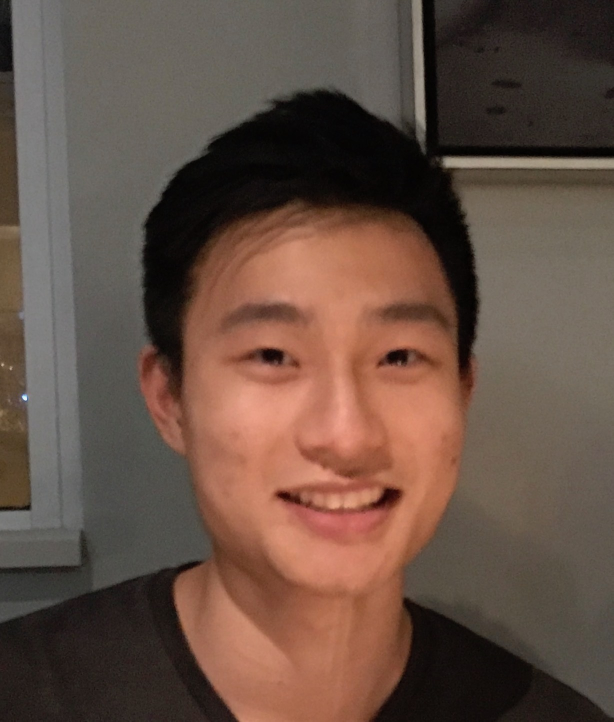
#> input picture images/face.jpg, 1227 x 1443 px (shown at 1/2 size)
$ python -i eyetrack.py   (imports and definitions only)
#> lines starting #> are read from the running program, lines starting #| are printed output that depends on the picture
#!/usr/bin/env python
# -*- coding: utf-8 -*-

import numpy as np
import cv2

def detect_pupils(im):
    ''' The input im is a grayscale image array. '''
    cascade_path = '/Users/Kepler/anaconda/pkgs/opencv3-3.1.0-py27_0/share/OpenCV/haarcascades/'

    face_cascade = cv2.CascadeClassifier(cascade_path + 'haarcascade_frontalface_default.xml')
    eye_cascade = cv2.CascadeClassifier(cascade_path + 'haarcascade_eye.xml')

    im_result = np.copy(im)
    # faces = face_cascade.detectMultiScale(im_gray, 1.3, 5)

    # Detect faces in the image
    faces = face_cascade.detectMultiScale(
        im,
        scaleFactor=1.2,
        minNeighbors=5,
        #     maxSize(500, 500),
        minSize=(30, 30)
    )

    # the detectMultiScale function returns the (x, y, w, h) were x, y is the top left corner of the detected rectangle
    for (x, y, w, h) in faces:
        roi_gray = im[y:y + h, x:x + w]
        roi_color = im_result[y:y + h, x:x + w]
        eyes = eye_cascade.detectMultiScale(
            roi_gray,
            minNeighbors=5,
            minSize=(0, 0)
        )

    if eyes.shape[0] != 2:
        print('more than 2 eyes detected')
        eyes = eliminate_fp(eyes)

    print(eyes.shape)

    pupil_coords = []

    for eye in eyes:
        x, y = faces[0, 0:2] + eye[0:2]
        w, h = eye[2:]

        left_eye = im[y:y + h, x:x + w]

        hist, bins = np.histogram(left_eye.flatten(), 256, [0, 256])

        cdf = hist.cumsum()
        # cdf_normalized = cdf * hist.max() / cdf.max()
        cdf_normalized = cdf / cdf.max()

        # cdf_normalized = cdf_normalized / float(cdf_normalized.max())

        working_eye = np.copy(left_eye)

        for i in range(0, working_eye.shape[0]):
            for j in range(0, working_eye.shape[1]):
                intensity = working_eye[i, j]
                cdf_value = cdf_normalized[intensity]
                if cdf_value < 0.05:
                    working_eye[i, j] = 255
                else:
                    working_eye[i, j] = 0

        result_eye = np.copy(working_eye)
        min_filter(result_eye, 2)

        # Obtaining the Pixel of Minimum Intensity
        pmi_eye = np.copy(result_eye)
        pmi = 255
        pmi_coords = (0, 0)
        for i in range(0, pmi_eye.shape[0]):
            for j in range(0, pmi_eye.shape[1]):
                if pmi_eye[i, j] == 255:
                    if left_eye[i, j] < pmi:
                        pmi = left_eye[i, j]
                        pmi_coords = (i, j)

        ai_area = left_eye[pmi_coords[0] - 5:pmi_coords[0] + 6, pmi_coords[1] - 5:pmi_coords[1] + 6]

        ai = avg_intensity(ai_area)

        count = 0
        row_sum = 0
        col_sum = 0
        for i in range(pmi_coords[0] - 7, pmi_coords[0] + 8):
            for j in range(pmi_coords[1] - 7, pmi_coords[1] + 8):
                if left_eye[i, j] < ai:
                    count += 1
                    row_sum += i
                    col_sum += j

        centroid_row = float(row_sum) / count
        centroid_col = float(col_sum) / count

        pupil_row = centroid_row + y
        pupil_col = centroid_col + x

        print('PUPIL ROW, COL:')
        print('%d, %d' % (pupil_row, pupil_col))

        pupil_coords.append((pupil_col, pupil_row))

    return pupil_coords


def avg_intensity(ai_area):
    ai_sum = 0
    for i in range(0, ai_area.shape[0]):
        for j in range(0, ai_area.shape[1]):
            ai_sum += ai_area[i, j]
    ai = float(ai_sum) / ai_area.size
    return ai


def min_filter(im, radius):
    bw_im = np.copy(im)
    for i in range(0, bw_im.shape[0]):
        for j in range(0, bw_im.shape[1]):
            radius_min = 255  # the minimum intensity within the radius
            for p in range(i - radius, i + radius + 1):
                for q in range(j - radius, j + radius + 1):
                    # making sure the indices don't go out of bounds
                    row = 0 if p < 0 else p
                    col = 0 if q < 0 else q
                    row = bw_im.shape[0] - 1 if p >= bw_im.shape[0] else row
                    col = bw_im.shape[1] - 1 if q >= bw_im.shape[1] else col

                    intensity = bw_im[row, col]
                    if intensity < radius_min:
                        radius_min = intensity

            bw_im[i, j] = radius_min

    return bw_im


def eliminate_fp(eyes_arr):
    eyes = np.copy(eyes_arr)
    eyes_area = []
    for eye in eyes:
        area = eye[2] * eye[3]
        eyes_area.append(area)

    avg_area = sum(eyes_area) / len(eyes_area)

    while eyes.shape[0] != 2:
        max_diff = 0
        max_diff_index = 0
        for i in range(0, len(eyes_area)):
            diff = (avg_area - eyes_area[i]) ^ 2
            if diff > max_diff:
                max_diff = diff
                max_diff_index = i

                #         eyes = np.delete(eyes, (i,:))
        eyes = np.delete(eyes, (max_diff_index), axis=0)

    return eyes


def plot_pupil(im, pupil_row, pupil_col):
    pupil_row = int(pupil_row)
    pupil_col = int(pupil_col)
    cv2.line(im, (0, pupil_row), (im.shape[1] - 1, pupil_row), (0, 0, 0), 3)
    cv2.line(im, (pupil_col, 0), (pupil_col, im.shape[0] - 1), (0, 0, 0), 3)
    return im

>>> import cv2
>>> picture = cv2.imread('../images/face.jpg', cv2.IMREAD_GRAYSCALE)
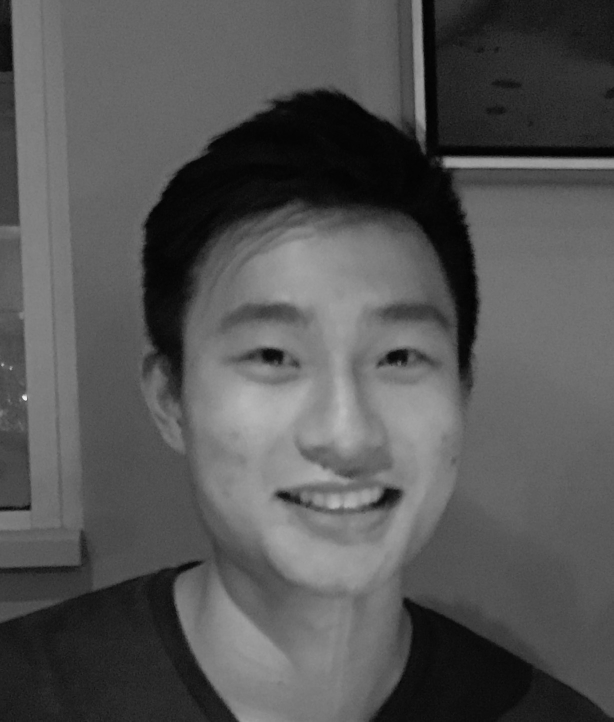
#> picture: shape (1443, 1227) (shown at 1/2 size); min 0, max 243, mean 84.8
>>> result = detect_pupils(picture)
#> in detect_pupils, `faces = face_cascade.detectMultiScale( im, scaleFactor=1.2, minNeighbo..`: faces = [[298, 430, 741, 741]]
#> the loop in detect_pupils, `for (x, y, w, h) in faces:` made 1 pass
#> pass 1, in detect_pupils, `roi_gray = im[y:y + h, x:x + w]`:
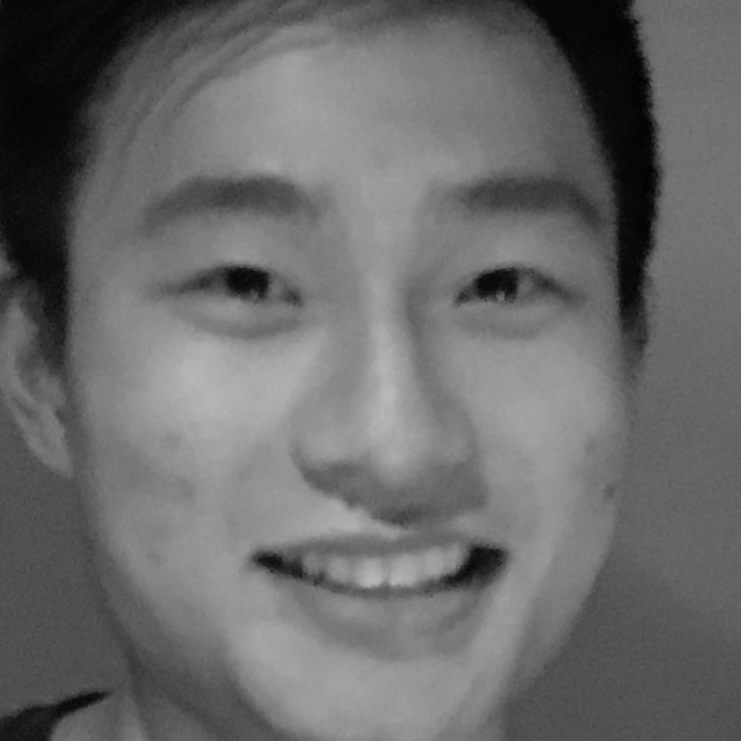
#> roi_gray: shape (741, 741); min 0, max 187, mean 106
#> in eliminate_fp, `eyes = np.copy(eyes_arr)`: eyes = [[244, 536, 66, 66], [430, 220, 136, 136], [163, 206, 157, 157]]
#> the loop in eliminate_fp, `for eye in eyes:` made 3 passes
#> (eye, area) on passes 1 to 3: ([244, 536, 66, 66], 4356), ([430, 220, 136, 136], 18496), ([163, 206, 157, 157], 24649)
#> after the loop in eliminate_fp, `for eye in eyes:`: eyes_area = [4356, 18496, 24649]
#> in eliminate_fp, `avg_area = sum(eyes_area) / len(eyes_area)`: avg_area = 15833.7
#> (the run stopped early here; a loop or call above may not have finished)

$ run again, on images/llama.jpg
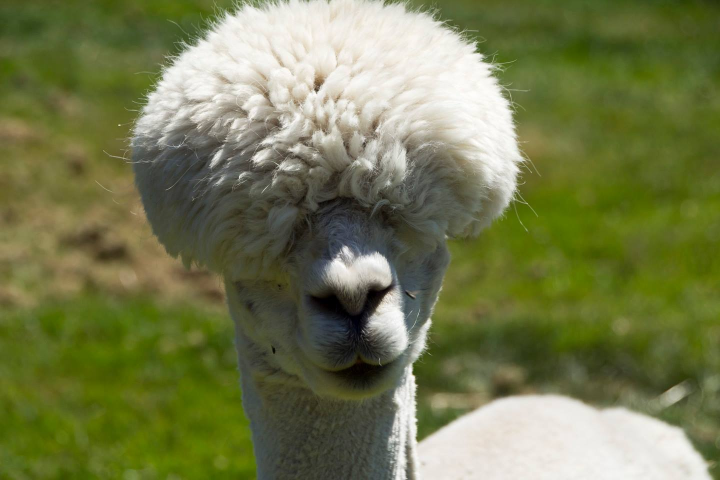
#> input picture images/llama.jpg, 1440 x 960 px (shown at 1/2 size)
#> `picture = cv2.imread('../images/face.jpg', cv2.IMREAD_GRAYSCALE)`:
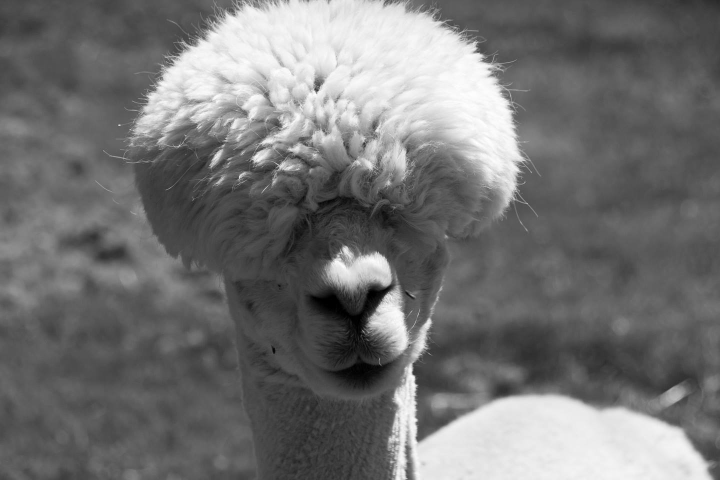
#> picture: shape (960, 1440) (shown at 1/2 size); min 0, max 255, mean 115.2
#> faces = ()
